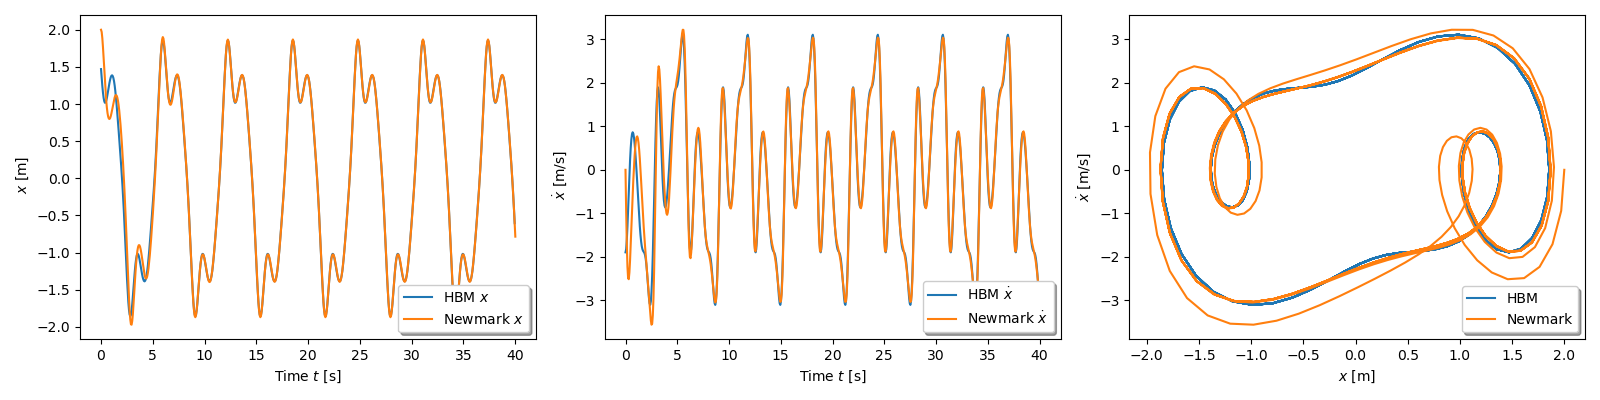

Reproduce this figure in Python.
import numpy as np
import pandas as pd
import matplotlib as mpl
import matplotlib.pyplot as plt
df1=pd.read_csv('u_u.csv',delimiter=';')
df2=pd.read_csv('up_up.csv',delimiter=';')
df3=pd.read_csv('direct_u_u.csv',delimiter=';')
df4=pd.read_csv('direct_up_up.csv',delimiter=';')
fig, axes = plt.subplots(nrows=1, ncols=3, figsize=(16, 4))
axes[0].plot(df1['Time'],df1['N101,u'],label=r'HBM $x$')
axes[1].plot(df1['Time'],df2['N101,u'],label=r'HBM $\dot{x}$')
axes[2].plot(df1['N101,u'],df2['N101,u'],label=r'HBM')
axes[0].plot(df3['Time'],df3['N101,u'],label=r'Newmark $x$')
axes[1].plot(df3['Time'],df4['N101,u'],label=r'Newmark $\dot{x}$')
axes[2].plot(df3['N101,u'],df4['N101,u'],label=r'Newmark')
axes[0].legend(shadow=True).set_draggable(True)
axes[1].legend(shadow=True).set_draggable(True)
axes[2].legend(shadow=True).set_draggable(True)
axes[0].set_xlabel(r'Time $t$ [s]')
axes[0].set_ylabel(r' $x$ [m]')
axes[1].set_ylabel(r' $\dot{x}$ [m/s]')
axes[1].set_xlabel(r'Time $t$ [s]')
axes[2].set_xlabel(r'$x$ [m]')
axes[2].set_ylabel(r'$\dot{x}$ [m/s]')
plt.tight_layout()
plt.show()
